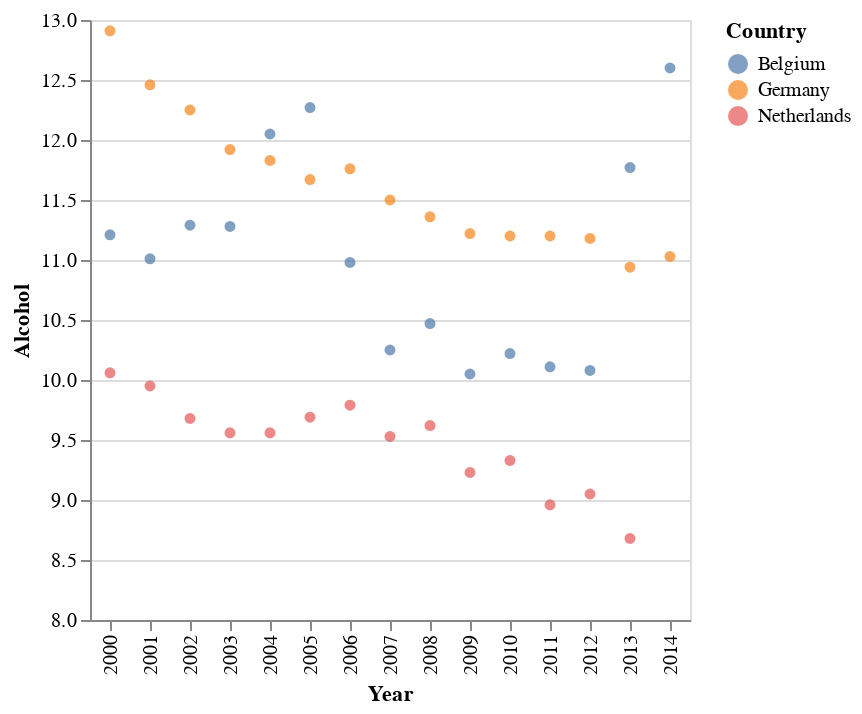

Notebook code for this chart:
### Markdown cell above
**Alcohol consumption per year in each country**

### Code cell
alt.Chart(Sel_HF_cleaned).mark_circle().encode(
    x=alt.X('Year:O', title='Year'),  # Specify ordinal scale for the 'Year' variable
    y=alt.Y('Alcohol', scale=alt.Scale(domain=[8, 13])),
    color='Country',
)

### Figure 1 — Vega-Lite specification as saved in the notebook (floating-point values rounded to 4 significant figures)
{"config": {"view": {"continuousWidth": 400, "continuousHeight": 300}}, "data": {"name": "data-00c488a36e694e75cb02b1c8f6744f67"}, "mark": "circle", "encoding": {"color": {"field": "Country", "type": "nominal"}, "x": {"field": "Year", "title": "Year", "type": "ordinal"}, "y": {"field": "Alcohol", "scale": {"domain": [8, 13]}, "type": "quantitative"}}, "$schema": "https://vega.github.io/schema/vega-lite/v4.17.0.json", "datasets": {"data-00c488a36e694e75cb02b1c8f6744f67": [{"Country": "Belgium", "Year": 2014, "Income": 0.89, "Alcohol": 12.6}, {"Country": "Belgium", "Year": 2013, "Income": 0.889, "Alcohol": 11.77}, {"Country": "Belgium", "Year": 2012, "Income": 0.886, "Alcohol": 10.08}, {"Country": "Belgium", "Year": 2011, "Income": 0.884, "Alcohol": 10.11}, {"Country": "Belgium", "Year": 2010, "Income": 0.878, "Alcohol": 10.22}, {"Country": "Belgium", "Year": 2009, "Income": 0.876, "Alcohol": 10.05}, {"Country": "Belgium", "Year": 2008, "Income": 0.874, "Alcohol": 10.47}, {"Country": "Belgium", "Year": 2007, "Income": 0.871, "Alcohol": 10.25}, {"Country": "Belgium", "Year": 2006, "Income": 0.865, "Alcohol": 10.98}, {"Country": "Belgium", "Year": 2005, "Income": 0.861, "Alcohol": 12.27}, {"Country": "Belgium", "Year": 2004, "Income": 0.88, "Alcohol": 12.05}, {"Country": "Belgium", "Year": 2003, "Income": 0.878, "Alcohol": 11.28}, {"Country": "Belgium", "Year": 2002, "Income": 0.875, "Alcohol": 11.29}, {"Country": "Belgium", "Year": 2001, "Income": 0.873, "Alcohol": 11.01}, {"Country": "Belgium", "Year": 2000, "Income": 0.869, "Alcohol": 11.21}, {"Country": "Germany", "Year": 2014, "Income": 0.92, "Alcohol": 11.03}, {"Country": "Germany", "Year": 2013, "Income": 0.919, "Alcohol": 10.94}, {"Country": "Germany", "Year": 2012, "Income": 0.916, "Alcohol": 11.18}, {"Country": "Germany", "Year": 2011, "Income": 0.912, "Alcohol": 11.2}, {"Country": "Germany", "Year": 2010, "Income": 0.907, "Alcohol": 11.2}, {"Country": "Germany", "Year": 2009, "Income": 0.906, "Alcohol": 11.22}, {"Country": "Germany", "Year": 2008, "Income": 0.903, "Alcohol": 11.36}, {"Country": "Germany", "Year": 2007, "Income": 0.898, "Alcohol": 11.5}, {"Country": "Germany", "Year": 2006, "Income": 0.892, "Alcohol": 11.76}, {"Country": "Germany", "Year": 2005, "Income": 0.884, "Alcohol": 11.67}, {"Country": "Germany", "Year": 2004, "Income": 0.877, "Alcohol": 11.83}, {"Country": "Germany", "Year": 2003, "Income": 0.872, "Alcohol": 11.92}, {"Country": "Germany", "Year": 2002, "Income": 0.867, "Alcohol": 12.25}, {"Country": "Germany", "Year": 2001, "Income": 0.86, "Alcohol": 12.46}, {"Country": "Germany", "Year": 2000, "Income": 0.855, "Alcohol": 12.91}, {"Country": "Netherlands", "Year": 2013, "Income": 0.922, "Alcohol": 8.68}, {"Country": "Netherlands", "Year": 2012, "Income": 0.921, "Alcohol": 9.05}, {"Country": "Netherlands", "Year": 2011, "Income": 0.911, "Alcohol": 8.96}, {"Country": "Netherlands", "Year": 2010, "Income": 0.906, "Alcohol": 9.33}, {"Country": "Netherlands", "Year": 2009, "Income": 0.906, "Alcohol": 9.23}, {"Country": "Netherlands", "Year": 2008, "Income": 0.905, "Alcohol": 9.62}, {"Country": "Netherlands", "Year": 2007, "Income": 0.899, "Alcohol": 9.53}, {"Country": "Netherlands", "Year": 2006, "Income": 0.893, "Alcohol": 9.79}, {"Country": "Netherlands", "Year": 2005, "Income": 0.888, "Alcohol": 9.69}, {"Country": "Netherlands", "Year": 2004, "Income": 0.885, "Alcohol": 9.56}, {"Country": "Netherlands", "Year": 2003, "Income": 0.881, "Alcohol": 9.56}, {"Country": "Netherlands", "Year": 2002, "Income": 0.882, "Alcohol": 9.68}, {"Country": "Netherlands", "Year": 2001, "Income": 0.878, "Alcohol": 9.95}, {"Country": "Netherlands", "Year": 2000, "Income": 0.873, "Alcohol": 10.06}]}}
